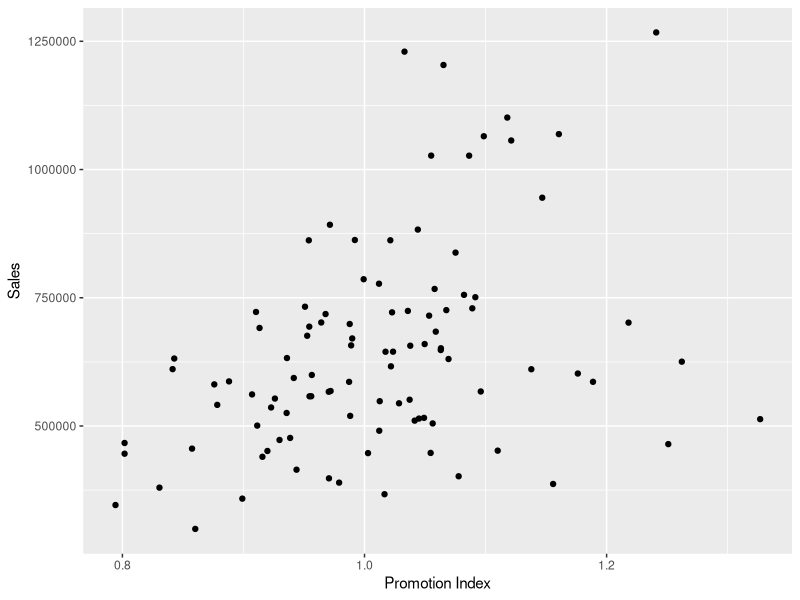
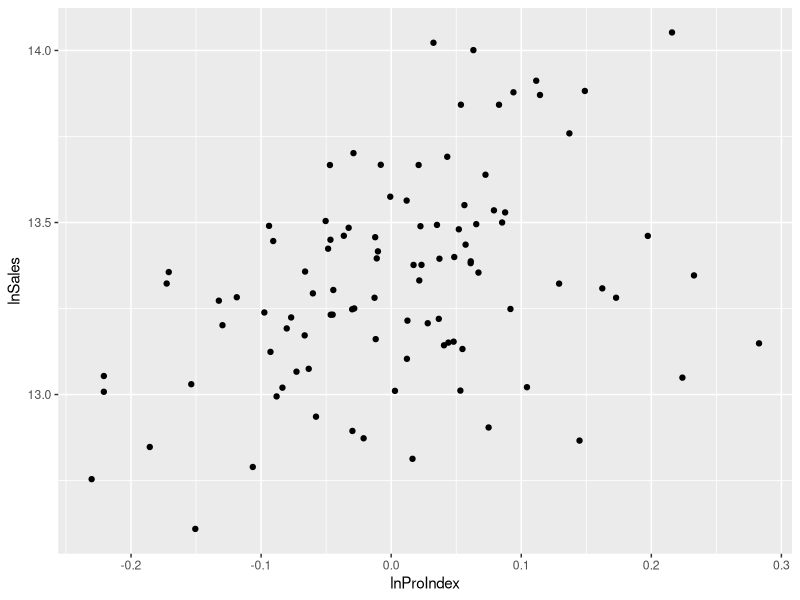

Here is the R script that generated these plots, in order:
## ---- chunk 1
knitr::opts_chunk$set(echo = TRUE)
## ---- chunk 2
#installing required libraries, setting up working directory and reading data file
library("readxl")
library("ggplot2")
setwd("D:\\ISBAMPBA\\Term2\\SA2\\Assignment")
walmart<-read_excel('walmart_data.xlsx')
## ---- chunk 3
attach(walmart)
qplot(`Promotion Index`,Sales)
## ---- chunk 4
walmart$lnSales<-log(Sales)
walmart$lnProIndex<-log(`Promotion Index`)
attach(walmart)
qplot(lnProIndex,lnSales)
## ---- chunk 5
model1<-lm(lnSales~lnProIndex+Walmart)
summary(model1)
## ---- chunk 6
model2<-lm(lnSales~lnProIndex)
summary(model2)
## ---- chunk 7
model3<-lm(lnSales~lnProIndex+Walmart)
summary(model3)
## ---- chunk 8
model4<-lm(Sales~`Promotion Index`+Walmart+`FeatureAdvertising Index`+Holiday)
summary(model4)
## ---- chunk 9
model3<-lm(lnSales~lnProIndex+Walmart)
summary(model3)
## ---- chunk 10
walmart$lnFindex<-log(`FeatureAdvertising Index`)
attach(walmart)
model5<-lm(lnSales~lnProIndex+Walmart+lnFindex+Holiday)
summary(model5)
## ---- chunk 11
walmart$lnProIndex_Wal<-lnProIndex*Walmart
attach(walmart)
## ---- chunk 12
model6<-lm(lnSales~lnProIndex+Walmart+lnFindex+Holiday+lnProIndex_Wal)
summary(model6)
## ---- chunk 13
y_pred<-13.44880 + (1.46201*log(0.8880742)) + 0 + (0.73694*log(0.8705762)) + 0 + 0
y_pred
sales_y_pred<-exp(y_pred)
sales_y_pred
## ---- chunk 14
y_pred_wal<-13.44880 + (1.46201*log(0.8880742)) -(0.29863*1) + (0.73694*log(0.8705762)) + 0 - (0.86417*log(0.8880742))
y_pred_wal
sales_y_pred_wal<-exp(y_pred_wal)
sales_y_pred_wal

## ---- chunk 15
summary(model5)
